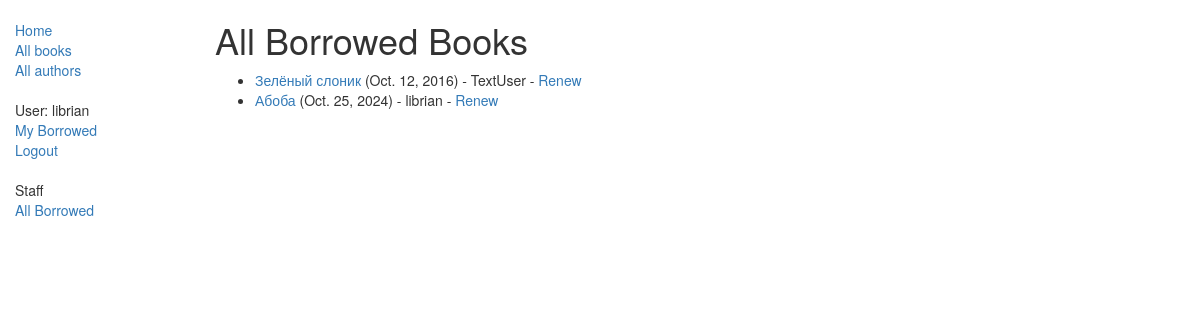
The app's page /catalog/allbooks/ (signed in) with its own data.
### catalog/models.py (models this page shows, shortened)
class BookInstance(models.Model):
    id = models.UUIDField(primary_key=True, default=uuid.uuid4, help_text="Unique ID for this particular book across whole library")
    book = models.ForeignKey('Book', on_delete=models.SET_NULL, null=True)
    imprint = models.CharField(max_length=200)
    due_back = models.DateField(null=True, blank=True)
    borrower = models.ForeignKey(User, on_delete=models.SET_NULL, null=True, blank=True)
    LOAN_STATUS = (
        ('m', 'Maintenance'),
        ('o', 'On loan'),
        ('a', 'Available'),
        ('r', 'Reserved'),
    )
    status = models.CharField(max_length=1, choices=LOAN_STATUS, blank=True, default='m', help_text='Book availability')
    class Meta:
        ordering = ["due_back"]
        permissions = (("can_mark_returned", "Set book as returned"),)

class Book(models.Model):
    title = models.CharField(max_length=200)
    author = models.ForeignKey('Author', on_delete=models.SET_NULL, null=True)
    summary = models.TextField(max_length=1000, help_text="Enter a brief description of the book")
    isbn = models.CharField('ISBN', max_length=13, help_text='13 Character < a href = "https://www.isbn-international.org/content/what-isbn">ISBN number</a>')
    genre = models.ManyToManyField(Genre, help_text="Select a genre for this book")
    def display_genre(self):
        return ', '.join([genre.name for genre in self.genre.all() [:3]])
    display_genre.short_description = 'Genre'

### catalog/views.py (the view)
class LoanedAllBookListView(LoginRequiredMixin, generic.ListView):
    model = BookInstance
    template_name = 'catalog/bookinstance_list_borrowed_all.html'
    paginate_by = 10
    def get_queryset(self):
        return BookInstance.objects.filter(status__exact='o').order_by('due_back')

### catalog/templates/catalog/bookinstance_list_borrowed_all.html
{% extends "base_generic.html" %}
{% block content %}
    <h1>All Borrowed Books</h1>
    {% if bookinstance_list %}
    <ul>
      {% for bookinst in bookinstance_list %}
      <li class="{% if bookinst.is_overdue %}text-danger{% endif %}">
        <a href="{% url 'book-detail' bookinst.book.pk %}">{{bookinst.book.title}}</a> ({{ bookinst.due_back }}) - {{ bookinst.borrower }}
          {% if perms.catalog.can_mark_returned %}-
          <a href="{% url 'renew-book-librarian' bookinst.id %}">Renew</a>
          {% endif %}
      </li>
      {% endfor %}
    </ul>
    {% else %}
      <p>There are no books borrowed.</p>
    {% endif %}
{% endblock %}

### catalog/templates/base_generic.html (shortened to what this page needs)
<!DOCTYPE html>
<html lang="en">
<head>
    <link rel="stylesheet" href="https://maxcdn.bootstrapcdn.com/bootstrap/3.3.7/css/bootstrap.min.css">
    {% load static %}
    <link rel="stylesheet" href="{% static 'css/styles.css' %}">
</head>
<body>
<div class="container-fluid">
    <div class="row">
        <div class="col-sm-2">
            {% block sidebar %}
            <ul class="sidebar-nav">
                <li><a href="{% url 'index' %}">Home</a></li>
                <li><a href="{% url 'books' %}">All books</a></li>
                <li><a href="">All authors</a></li><br>
                {% if user.is_authenticated %}
                <li>User: {{ user.get_username }}</li>
                <li><a href="{% url 'my-borrowed' %}">My Borrowed</a></li>
                <li><a href="{% url 'logout'%}?next={{request.path}}">Logout</a></li>
                {% else %}
                <li><a href="{% url 'login'%}?next={{request.path}}">Login</a></li>
                {% endif %}<br>
                {% if perms.catalog.can_mark_returned %}
                <li>Staff</li>
                <li><a href="{% url 'all-borrowed' %}">All Borrowed</a></li>
                {% endif %}
            </ul>
            {% endblock %}
        </div>
        <div class="col-sm-10 ">
            {% block content %}{% endblock %}
        </div>
    </div>
</div>
</body>
</html>

### catalog/static/css/styles.css (style rules this page uses)
.sidebar-nav { margin-top: 20px; padding: 0; list-style: none; }

### records on screen
BookInstance: book "Зелёный слоник", due_back "Oct. 12, 2016", borrower "TextUser"
BookInstance: book "Абоба", due_back "Oct. 25, 2024", borrower "librian"

### other values on screen
{{ user.get_username }} "librian"
